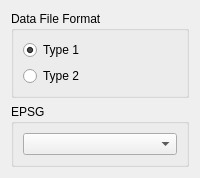
     <widget class="QWizardPage" name="wizardPage_data">
         <property name="title">
             <string>Other Data Settings</string>
         </property>
         <layout class="QHBoxLayout" name="horizontalLayout_data">
             <item>
                 <layout class="QVBoxLayout" name="verticalLayout_11">
                     <item>
                         <widget class="QGroupBox" name="groupBox_5">
                             <property name="title">
                                 <string>Data File Format</string>
                             </property>
                             <layout class="QVBoxLayout" name="verticalLayout_7">
                                 <item>
                                     <widget class="QRadioButton" name="radioButton_format_1">
                                         <property name="text">
                                             <string>Type 1</string>
                                         </property>
                                         <property name="checked">
                                             <bool>true</bool>
                                         </property>
                                     </widget>
                                 </item>
                                 <item>
                                     <widget class="QRadioButton" name="radioButton_format_2">
                                         <property name="text">
                                             <string>Type 2</string>
                                         </property>
                                     </widget>
                                 </item>
                             </layout>
                         </widget>
                     </item>
                     <item>
                         <widget class="QGroupBox" name="groupBox_12">
                             <property name="sizePolicy">
                                 <sizepolicy hsizetype="Preferred" vsizetype="Fixed">
                                     <horstretch>0</horstretch>
                                     <verstretch>0</verstretch>
                                 </sizepolicy>
                             </property>
                             <property name="title">
                                 <string>EPSG</string>
                             </property>
                             <layout class="QVBoxLayout" name="verticalLayout_9">
                                 <item>
                                     <widget class="QComboBox" name="comboBox_epsg"/>
                                 </item>
                             </layout>
                         </widget>
                     </item>
                 </layout>
             </item>
         </layout>
     </widget>
